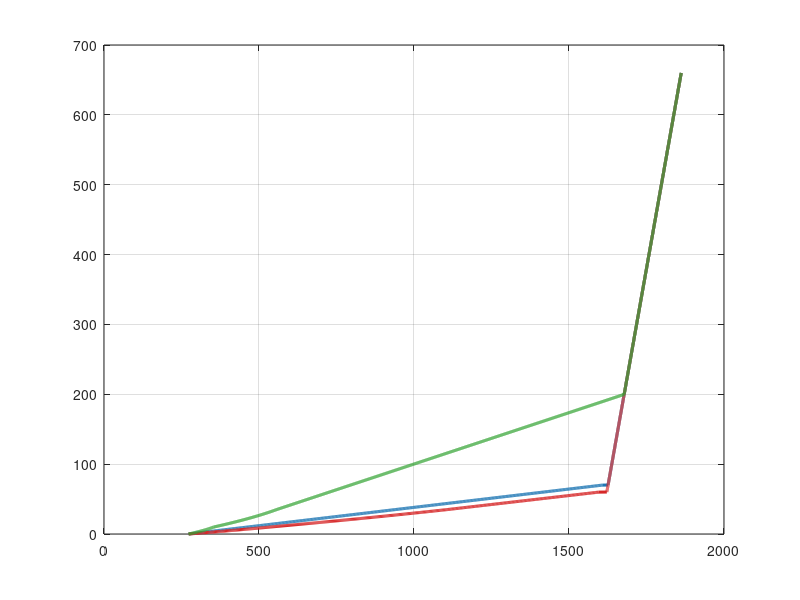

Write the MATLAB code that produced this figure. (Note: this script raises an error after producing the figure.)
%% ASPECT Initial Temperature Profile Plotter
%  Model: 3D subduction model  1800 x 900 x 660 km
%  Plots Depth (660-z) vs Temperature (K) at:
%    x = 200  km  -> Oceanic
%    x = 1400 km  -> Continental
%    x = 1700 km  -> Cratonic
%  Fixed:  y = 200 km  (< ytf = 500 km, so "front" half-space branch)
%
%  All spatial constants from the .prm file are in metres.
%  The depth axis is defined as  depth = 660 km - z  (surface = 0 km).

clear; clc; close all;

%% ── Constants from .prm ──────────────────────────────────────────────────
Ax   = 800e3;      % x boundary oceanic/continental  [m]
Az   = 660e3;      % model height                    [m]
sd   = 360e3;      % slab depth threshold            [m]
r    = 600e3;      % slab radius                     [m]
ccb  = 1600e3;     % continental-craton boundary     [m]

ocd  = 652.5e3;    % oceanic crust base              [m]
omd  = 590e3;      % oceanic mantle lithosphere base [m]

ud   = 650e3;      % upper crust base                [m]
ld   = 625e3;      % lower crust base                [m]
cmd  = 600e3;      % CMLU base                       [m]

T0   = 273;        % surface temperature             [K]
Ts1  = 537;        % temperature step 1              [K]
Ts2  = 1108;       % temperature step 2              [K]
Ts3  = 416;        % temperature step 3              [K]
Ts4  = 557;        % temperature step 4              [K]
Ts5  = 354;        % temperature step 5              [K]

A1   = 1.10e-6;    % heat production 1  [W/m^3 / (W/m/K)] -> K/m^2
A2   = 0.4e-6;
k1   = 2.5;        % thermal conductivity [W/m/K]
k2   = 2.5;

qs1    = 0.0715;   % surface heat flow values [W/m^2]
qscr1  = 0.0258;
qs2    = 0.0621;
qs3    = 0.0489;
qs4    = 0.0253;
qs5    = 0.04767;
qs_cmlc= 0.017;

ytf  = 500e3;      % transform fault y-position [m]

%% ── Sampling grid ────────────────────────────────────────────────────────
% z runs from 0 (bottom) to 660 km (surface) in the ASPECT convention.
% We sample densely near the lithosphere (high z) where gradients are steep.
z_vec  = linspace(0, 660e3, 5000);   % z in metres
y      = 200e3;                        % fixed y = 200 km  (<  ytf)

x_vals = [200e3, 1400e3, 1700e3];
labels = {'Oceanic  (x = 200 km)', ...
          'Continental  (x = 1400 km)', ...
          'Cratonic  (x = 1700 km)'};
colors = {'#1f77b4', '#d62728', '#2ca02c'};   % blue, red, green

%% ── Temperature function (y ≤ ytf branch) ───────────────────────────────
function T = aspect_T(x, y, z, ...
        Ax, Az, sd, r, ccb, ocd, omd, ud, ld, cmd, ...
        T0, Ts1, Ts2, Ts3, Ts4, Ts5, ...
        A1, A2, k1, k2, ...
        qs1, qscr1, qs2, qs3, qs4, qs5, qs_cmlc, ytf)

    % Mantle adiabat (fallback everywhere)
    T_adiabat = 1325 + 273 + 0.4*(660 - z/1000);

    % Distance from slab axis (used for slab geometry)
    dist = sqrt((x - Ax)^2 + (Az - r - z)^2);

    if y > ytf
        % ── Back half-space (not used here, included for completeness) ──
        T = T_adiabat;   % simplified – user's y=200 never enters this branch

    else
        % ── Front half-space (y ≤ ytf) ──────────────────────────────────

        % 1. Oceanic crust/lithosphere  (x ≤ Ax, front half)
        if x <= Ax
            if z >= ocd
                T = qs5*(660e3 - z)/k1 + T0;
            elseif z >= omd
                T = qs5*(ocd - z)/k2 + Ts3;
            else
                T = T_adiabat;
            end

        % 2. Slab geometry (x ≥ Ax, inside slab radius, front half)
        elseif x >= Ax && z >= sd && dist <= r && dist >= (r - (Az - ocd))
            % Oceanic crust part of slab
            T = qs5*(r - dist)/k1 + T0;

        elseif x >= Ax && z >= sd && dist < (r - (Az - ocd)) && dist >= (r - (Az - omd))
            % Oceanic mantle part of slab
            T = qs5*((r - (Az - ocd)) - dist)/k2 + Ts3;

        % 3. Continental lithosphere between Ax and ccb (outside slab)
        elseif x > Ax && x < ccb && (dist > r || y > ytf)
            if z >= ud
                T = -A1*(660e3 - z)^2/(2*k1) + qs1*(660e3 - z)/k1 + T0;
            elseif z >= ld
                T = -A2*(ud - z)^2/(2*k1) + qs2*(ud - z)/k1 + Ts1;
            elseif z >= cmd
                T = qs3*(ld - z)/k1 + Ts2;
            else
                T = T_adiabat;
            end

        % 4. Cratonic lithosphere (x ≥ ccb, outside slab)
        elseif x >= ccb && x <= 1800e3 && (dist > r || y > ytf)
            if z >= ud
                T = -A1*(660e3 - z)^2/(2*k1) + qscr1*(660e3 - z)/k1 + T0;
            elseif z >= ld
                T = -A2*(ud - z)^2/(2*k1) + qs4*(ud - z)/k1 + Ts5;
            elseif z >= 460e3 && z < 625e3
                T = qs_cmlc*(625e3 - z)/k1 + Ts4;
            else
                T = T_adiabat;
            end

        else
            T = T_adiabat;
        end
    end
end

%% ── Evaluate temperature along each profile ──────────────────────────────
T_profiles = zeros(length(x_vals), length(z_vec));

for ix = 1:length(x_vals)
    x = x_vals(ix);
    for iz = 1:length(z_vec)
        z = z_vec(iz);
        T_profiles(ix, iz) = aspect_T(x, y, z, ...
            Ax, Az, sd, r, ccb, ocd, omd, ud, ld, cmd, ...
            T0, Ts1, Ts2, Ts3, Ts4, Ts5, ...
            A1, A2, k1, k2, ...
            qs1, qscr1, qs2, qs3, qs4, qs5, qs_cmlc, ytf);
    end
end

%% ── Convert z to depth (km) ──────────────────────────────────────────────
depth_km = (660e3 - z_vec) / 1e3;   % depth = 660 - z, in km

%% ── Plot ─────────────────────────────────────────────────────────────────
fig = figure('Color','w','Position',[100 100 700 820]);

hold on; box on; grid on;

for ix = 1:length(x_vals)
    plot(T_profiles(ix,:), depth_km, ...
        'Color', colors{ix}, ...
        'LineWidth', 2.2, ...
        'DisplayName', labels{ix});
end

% Reference lines for key layer boundaries (depth = 660 - z)
layer_z   = [ocd, omd, ud, ld, cmd, 460e3] / 1e3;      % z in km
layer_d   = 660 - layer_z;                               % depth in km
layer_lbl = {'OC base (7.5 km)', 'OML base (70 km)', ...
             'UC base (10 km)',   'LC base (35 km)', ...
             'CMLU base (60 km)','CMLC base (200 km)'};
lcolors   = {[.5 .5 .5],[.5 .5 .5],[.8 .6 0],[.8 .6 0],[0 .6 .6],[0 .6 .6]};
lstyles   = {'--',':','--',':','--',':'};

for ii = 1:length(layer_d)
    xline(NaN);   % dummy for legend spacing (optional)
    yline(layer_d(ii), lstyles{ii}, 'Color', lcolors{ii}, ...
          'LineWidth', 0.8, 'Alpha', 0.6, ...
          'HandleVisibility','off');
end

% Axes formatting
set(gca, 'YDir','reverse', 'FontSize', 13, 'TickDir','out', ...
    'XAxisLocation','bottom');
ylim([0 660]);
xlim([200 2000]);

xlabel('Temperature  (K)', 'FontSize', 14, 'FontWeight', 'bold');
ylabel('Depth  (km)', 'FontSize', 14, 'FontWeight', 'bold');
title({'ASPECT Initial Temperature Profiles', ...
       sprintf('y = 200 km  (y \\leq y_{tf} = 500 km)')}, ...
      'FontSize', 14);

legend('Location','southeast','FontSize',11,'Box','on');

% Annotate layer boundaries on right margin
ax = gca;
for ii = 1:length(layer_d)
    text(ax.XLim(2)*0.99, layer_d(ii), ...
         sprintf('  %s', layer_lbl{ii}), ...
         'FontSize', 7, 'Color', lcolors{ii}, ...
         'HorizontalAlignment','right','VerticalAlignment','bottom', ...
         'Clipping','on');
end

%% ── Save figure ──────────────────────────────────────────────────────────
exportgraphics(fig, 'temperature_profiles.png', 'Resolution', 200);
fprintf('Figure saved to temperature_profiles.png\n');
